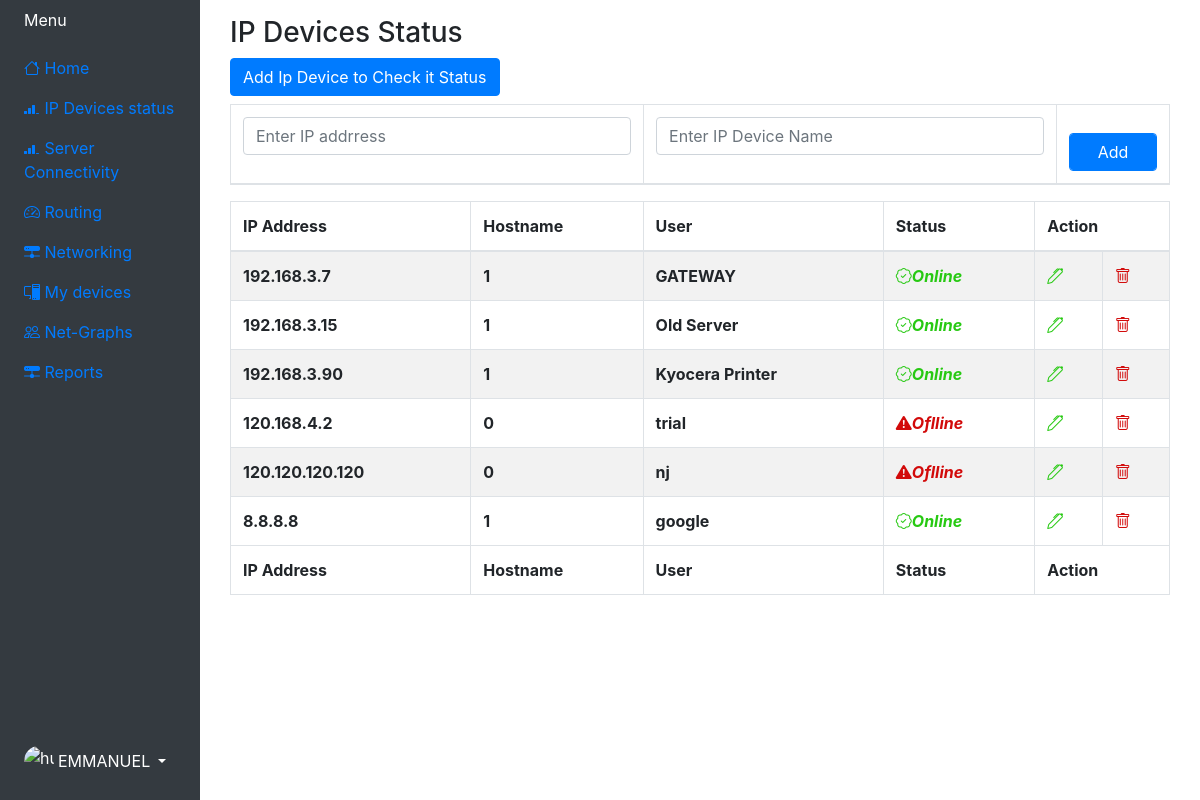
Screenshot of /ipDevices (signed in) with the database file from the repository.
### website/models.py (models this page shows)
class User(db.Model, UserMixin):
    id = db.Column(db.Integer, primary_key=True)
    email =db.Column(db.String(150), unique=True)
    password = db.Column(db.String(150))
    first_name = db.Column(db.String(150))
    notes =db.relationship('Note')

class Ipdevices(db.Model):
    id = db.Column(db.Integer, primary_key=True)
    ipaddress = db.Column(db.String(500), unique=True)
    ipname =db.Column(db.String(300))
    ipstatus = db.Column(db.Integer)
    date = db.Column(db.DateTime(timezone=True), default=func.now())

### website/views.py (the view, shortened to what this page needs)
@views.route('/ipDevices', methods =['GET', 'POST'])
@login_required
def ipDevices_status():
    data_ip2 = Ipdevices.query.all()
    status = []
    for data_ip5 in data_ip2:
         ip44 = data_ip5.ipaddress
         command = ['ping', '-n', '1', ip44]
         response = subprocess.call(command)
         if response == 0:
            data_ip5.ipstatus = 1
            db.session.commit()
         else:
              data_ip5.ipstatus = 0
              db.session.commit()
    data_ip4 = Ipdevices.query.all()
    return render_template('devices.html', user=current_user, data_ip3= data_ip4 ,status=status)

### website/__init__.py (called while the page is built)
def create_app():
    app = Flask(__name__)
    app.config['SECRET_KEY'] = "KKKKKKKKKKK hhhh"
    app.config['SQLALCHEMY_DATABASE_URI'] = f'sqlite:///{DB_NAME}'
    db.init_app(app)
    from .views import views
    from .auth import auth
    app.register_blueprint(views, url_prefix='/')
    app.register_blueprint(auth, url_prefix='/')
    from .models import User, Note, Ipdevices
    create_database(app)
    login_manager =LoginManager()
    login_manager.login_view = 'auth.login'
    login_manager.init_app(app)
    @login_manager.user_loader
    def load_user(id):
        return User.query.get(int(id))
    return app

### website/templates/devices.html (shortened to what this page needs)
{% extends "home.html" %} {% block title %} IP Devices {% endblock %}
{% block content%}
    <h3 align="">IP Devices Status</h3>
    <div align="left">
        <Label class="btn btn-primary">Add Ip Device to Check it Status</Label>
    </div>
    <form action="" method="POST">
        <table class="table table-bordered table-striped">
            <thead>
                <tr>
                  <th>
                    <div class="form-group">
                        <input type="text" class="form-control" id="ipAddress" name="ipAddress" placeholder="Enter IP addrress">
                    </div>
                  </th>
                  <th>
                    <div class="form-group">
                        <input type="text" class="form-control" id="ipName" name="ipName" placeholder="Enter IP Device Name">
                    </div>
                  </th>
                  <th>
                    <button type="submit" class=" form-control btn btn-primary">Add</button>
                  </th>
                </tr>
                </thead>
        </table>
    </form>
        <table class="table table-bordered table-striped">
            <thead>
                <tr>
                  <th>IP Address</th>
                  <th>Hostname</th>
                  <th>User</th>
                  <th>Status</th>
                  <th colspan="2" align="center">Action</th>
                </tr>
            </thead>
                {% for ip in data_ip3 %}
                <tr>
                    <th>{{ ip.ipaddress }}</th>
                    <th>{{ ip.ipstatus }}</th>
                    <th>{{ ip.ipname }}</th>
                    <th>
                      {% if ip.ipstatus == '1' %}
                        <i class="bi bi-patch-check" style="color: rgb(39, 201, 18);"><span>Online</span></i>
                      {%else%}
                        <i class="bi bi-exclamation-triangle-fill" style="color: rgb(210, 10, 10);"><span>Oflline</span></i>
                      {%endif%}
                    </th>
                    <th>
                        <i class="bi bi-pen" onclick="edit_ip_device({{ ip.id }})" style="color: rgb(39, 201, 18); cursor: pointer;"></i>
                    </th>
                    <th>
                        <i class="bi bi-trash" onclick="delete_ip_device({{ ip.id }})" style="color: rgb(210, 10, 10); cursor: pointer;"></i>
                    </th>
                </tr>
                {% endfor %}
            <tfoot>
                <tr>
                    <th>IP Address</th>
                    <th>Hostname</th>
                    <th>User</th>
                    <th>Status</th>
                    <th colspan="2" align="center">Action</th>
                  </tr>
            </tfoot>
        </table>
{% endblock %}

### website/templates/home.html (shortened to what this page needs)
<!DOCTYPE html>
<html lang="en">
<head>
    <link
      rel="stylesheet"
      href="https://stackpath.bootstrapcdn.com/bootstrap/4.4.1/css/bootstrap.min.css"
    />
    <link
        rel="stylesheet"
        href="https://cdn.jsdelivr.net/npm/bootstrap-icons@1.11.3/font/bootstrap-icons.min.css">
    <link
      rel="stylesheet"
      href="https://stackpath.bootstrapcdn.com/font-awesome/4.7.0/css/font-awesome.min.css"
    />
</head>
<body>
    <div class="container-fluid">
        <div class="row flex-nowrap">
            <div class="col-auto col-md-3 col-xl-2 px-sm-2 px-0 bg-dark">
                <div class="d-flex flex-column align-items-center align-items-sm-start px-3 pt-2 text-white min-vh-100">
                    <a href="/" class="d-flex align-items-center pb-3 mb-md-0 me-md-auto text-white text-decoration-none">
                        <span class="fs-5 d-none d-sm-inline">Menu</span>
                    </a>
                    <ul class="nav nav-pills flex-column mb-sm-auto mb-0 align-items-center align-items-sm-start" id="menu">
                        <li class="nav-item">
                            <a href="/" class="nav-link align-middle px-0">
                                <i class="fs-4 bi-house"></i> <span class="ms-1 d-none d-sm-inline">Home</span>
                            </a>
                        </li>
                        <li>
                            <a href="/ipDevices" class="nav-link px-0 align-middle">
                                <i class="bi bi-reception-3"></i> <span class="ms-1 d-none d-sm-inline">IP Devices status</span></a>
                        </li>
                        <li>
                            <a href="/serverConnection" class="nav-link px-0 align-middle">
                                <i class="bi bi-reception-3"></i> <span class="ms-1 d-none d-sm-inline">Server Connectivity</span></a>
                        </li>
                        <li>
                            <a href="#submenu5" data-bs-toggle="collapse" class="nav-link px-0 align-middle">
                                <i class="fs-4 bi-speedometer2"></i> <span class="ms-1 d-none d-sm-inline">Routing</span> </a>
                        </li>
                        <li>
                            <a href="#submenu2" data-bs-toggle="collapse" class="nav-link px-0 align-middle">
                                <i class="bi bi-hdd-network-fill"></i> <span class="ms-1 d-none d-sm-inline">Networking</span> </a>
                        </li>
                        <li>
                            <a href="#submenu1" data-bs-toggle="collapse" class="nav-link px-0 align-middle ">
                                <i class="bi bi-pc-display"></i> <span class="ms-1 d-none d-sm-inline">My devices</span></a>
                        </li>
                        <li>
                            <a href="#" class="nav-link px-0 align-middle">
                                <i class="fs-4 bi-people"></i> <span class="ms-1 d-none d-sm-inline">Net-Graphs</span> </a>
                        </li>
                        <li>
                            <a href="#submenu4" data-bs-toggle="collapse" class="nav-link px-0 align-middle">
                                <i class="bi bi-hdd-network-fill"></i> <span class="ms-1 d-none d-sm-inline">Reports</span> </a>
                        </li>
                    </ul>
                    <div class="dropdown pb-4">
                        <a href="#" class="d-flex align-items-center text-white text-decoration-none dropdown-toggle" id="dropdownUser1" data-bs-toggle="dropdown" aria-expanded="false">
                            <img src="https://github.com/mdo.png" alt="hugenerd" width="30" height="30" class="rounded-circle">
                            <span class="d-none d-sm-inline mx-1">{{ user.first_name }}</span>
                        </a>
                    </div>
                </div>
            </div>
            <div class="col py-3">
                <div class="container">
                    {% block content%}
                    {% endblock %}
                </div>
            </div>
        </div>
    </div>
</body>
</html>

### rows the page displays
User: first_name "EMMANUEL"
Ipdevices: ipaddress "192.168.3.7", ipstatus "1", ipname "GATEWAY", shows "Online"
Ipdevices: ipaddress "192.168.3.15", ipstatus "1", ipname "Old Server", shows "Online"
Ipdevices: ipaddress "192.168.3.90", ipstatus "1", ipname "Kyocera Printer", shows "Online"
Ipdevices: ipaddress "120.168.4.2", ipstatus "0", ipname "trial", shows "Oflline"
Ipdevices: ipaddress "120.120.120.120", ipstatus "0", ipname "nj", shows "Oflline"
Ipdevices: ipaddress "8.8.8.8", ipstatus "1", ipname "google", shows "Online"
